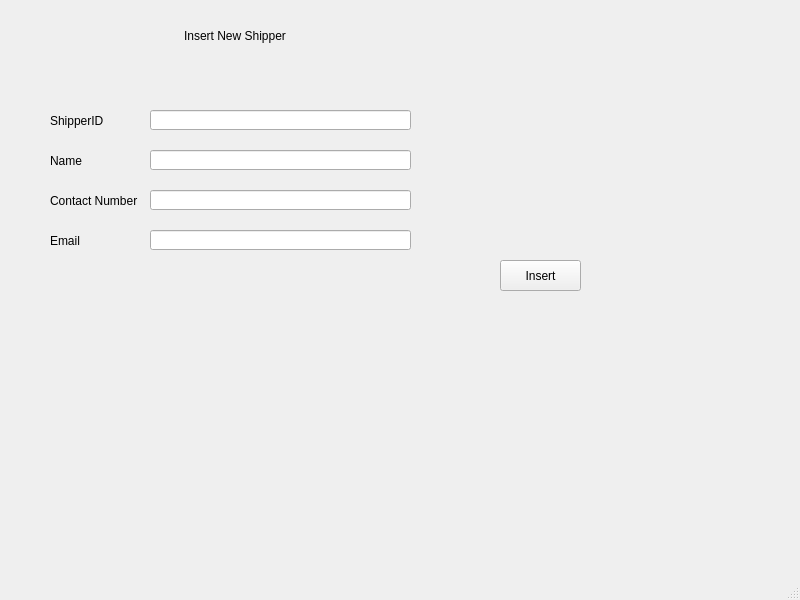
<?xml version="1.0" encoding="UTF-8"?>
<ui version="4.0">
 <class>MainWindow</class>
 <widget class="QMainWindow" name="MainWindow">
  <property name="geometry">
   <rect>
    <x>0</x>
    <y>0</y>
    <width>800</width>
    <height>600</height>
   </rect>
  </property>
  <property name="windowTitle">
   <string>MainWindow</string>
  </property>
  <widget class="QWidget" name="centralwidget">
   <widget class="QLabel" name="label">
    <property name="geometry">
     <rect>
      <x>50</x>
      <y>110</y>
      <width>91</width>
      <height>21</height>
     </rect>
    </property>
    <property name="text">
     <string>ShipperID</string>
    </property>
   </widget>
   <widget class="QLineEdit" name="IDLineEdit">
    <property name="geometry">
     <rect>
      <x>150</x>
      <y>110</y>
      <width>261</width>
      <height>20</height>
     </rect>
    </property>
   </widget>
   <widget class="QLineEdit" name="NameLineEdit">
    <property name="geometry">
     <rect>
      <x>150</x>
      <y>150</y>
      <width>261</width>
      <height>20</height>
     </rect>
    </property>
   </widget>
   <widget class="QLineEdit" name="ContactLineEdit">
    <property name="geometry">
     <rect>
      <x>150</x>
      <y>190</y>
      <width>261</width>
      <height>20</height>
     </rect>
    </property>
   </widget>
   <widget class="QLineEdit" name="EmailLineEdit">
    <property name="geometry">
     <rect>
      <x>150</x>
      <y>230</y>
      <width>261</width>
      <height>20</height>
     </rect>
    </property>
   </widget>
   <widget class="QLabel" name="label_2">
    <property name="geometry">
     <rect>
      <x>50</x>
      <y>150</y>
      <width>91</width>
      <height>21</height>
     </rect>
    </property>
    <property name="text">
     <string>Name</string>
    </property>
   </widget>
   <widget class="QLabel" name="label_3">
    <property name="geometry">
     <rect>
      <x>50</x>
      <y>190</y>
      <width>91</width>
      <height>21</height>
     </rect>
    </property>
    <property name="text">
     <string>Contact Number</string>
    </property>
   </widget>
   <widget class="QLabel" name="label_4">
    <property name="geometry">
     <rect>
      <x>50</x>
      <y>230</y>
      <width>91</width>
      <height>21</height>
     </rect>
    </property>
    <property name="text">
     <string>Email</string>
    </property>
   </widget>
   <widget class="QPushButton" name="InsertButton">
    <property name="geometry">
     <rect>
      <x>500</x>
      <y>260</y>
      <width>81</width>
      <height>31</height>
     </rect>
    </property>
    <property name="text">
     <string>Insert</string>
    </property>
   </widget>
   <widget class="QLabel" name="label_5">
    <property name="geometry">
     <rect>
      <x>184</x>
      <y>20</y>
      <width>241</width>
      <height>31</height>
     </rect>
    </property>
    <property name="text">
     <string>Insert New Shipper</string>
    </property>
   </widget>
  </widget>
  <widget class="QStatusBar" name="statusbar"/>
 </widget>
 <resources/>
 <connections/>
</ui>
